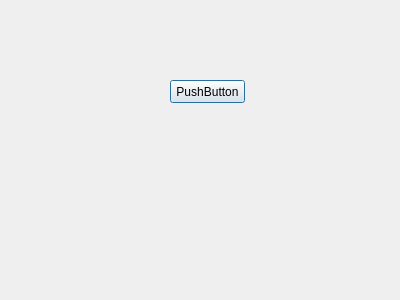
<?xml version="1.0" encoding="UTF-8"?>
<ui version="4.0">
 <class>Dialog</class>
 <widget class="QDialog" name="Dialog">
  <property name="geometry">
   <rect>
    <x>0</x>
    <y>0</y>
    <width>400</width>
    <height>300</height>
   </rect>
  </property>
  <property name="windowTitle">
   <string>Dialog</string>
  </property>
  <widget class="QPushButton" name="pushButton">
   <property name="geometry">
    <rect>
     <x>170</x>
     <y>80</y>
     <width>75</width>
     <height>23</height>
    </rect>
   </property>
   <property name="text">
    <string>PushButton</string>
   </property>
  </widget>
 </widget>
 <resources/>
 <connections/>
</ui>
